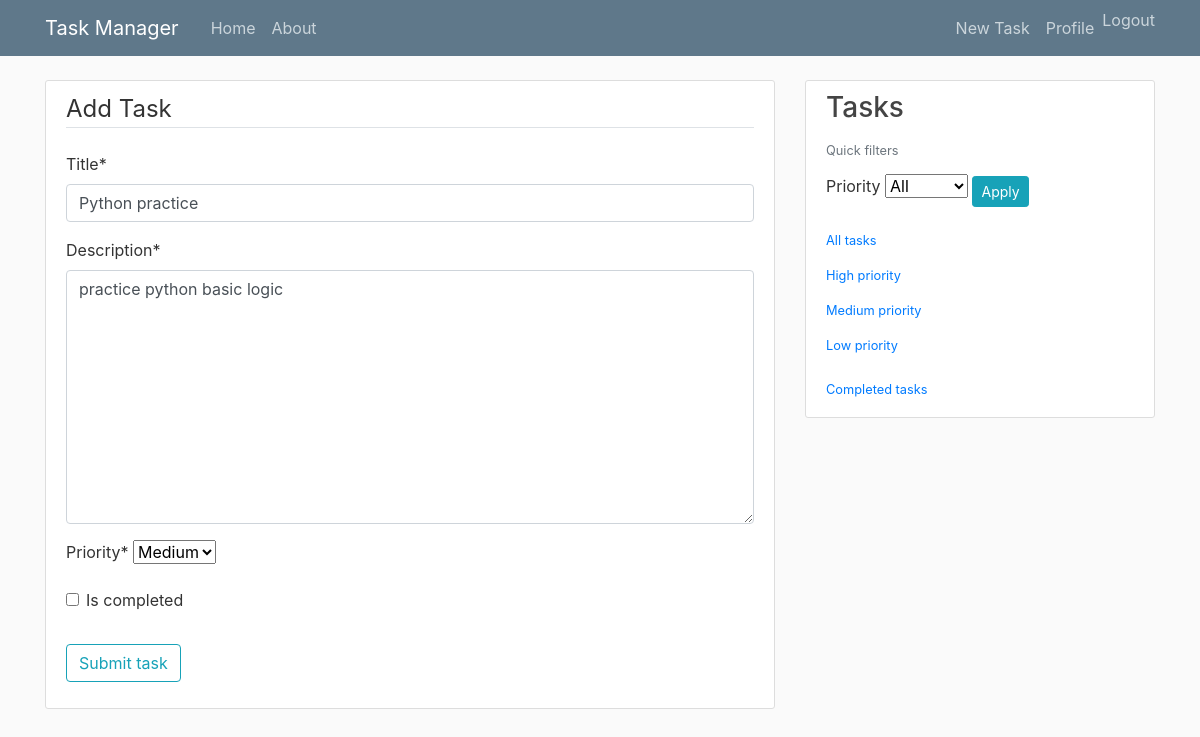
Screenshot of /task/6/update/ (signed in) with the database file from the repository.
### task/models.py (models this page shows, shortened)
class Task(models.Model):
    PRIORITY_CHOICES = [
        ('L', 'Low'),
        ('M', 'Medium'),
        ('H', 'High'),
    ]
    owner=models.ForeignKey(User,on_delete=models.CASCADE)
    title=models.CharField(max_length=200)
    description=models.TextField()
    is_completed=models.BooleanField(default=False)
    created_at = models.DateTimeField(default=timezone.now)
    priority = models.CharField(
        max_length=1,
        choices=PRIORITY_CHOICES,
        default='L',
    )

### task/views.py (the view)
# urls.py: path('task/<int:pk>/update/', TodoUpdateView.as_view(), name='task-update'),
class TodoUpdateView(LoginRequiredMixin, UserPassesTestMixin,UpdateView):
    model=Task
    fields = ["title","description", "priority","is_completed"]
    def test_func(self):
        task = self.get_object()
        if self.request.user == task.owner:
            return True
        return False

### task/templates/task/task_form.html (shortened to what this page needs)
{% extends "task/base.html" %}
{%  load crispy_forms_tags %}
{% block content %}
    <div class="content-section">
    <form method="POST">
        <fieldset class="form-group">
            <legend class="border-bottom mb-4">Add Task</legend>
            {{ form|crispy }}
        </fieldset>
<div class="form-group">
    <button class="btn btn-outline-info" type="submit">Submit task</button>
</div>
    </form>
    </div>
{% endblock %}

### task/static/task/main.css (style rules this page uses)
body { background: #fafafa; color: #333333; margin-top: 5rem; }
.content-section { background: #ffffff; padding: 10px 20px; border: 1px solid #dddddd; border-radius: 3px; margin-bottom: 20px; }

### rows the page displays
Task: title "Python practice", description "practice python basic logic", priority "Medium"
